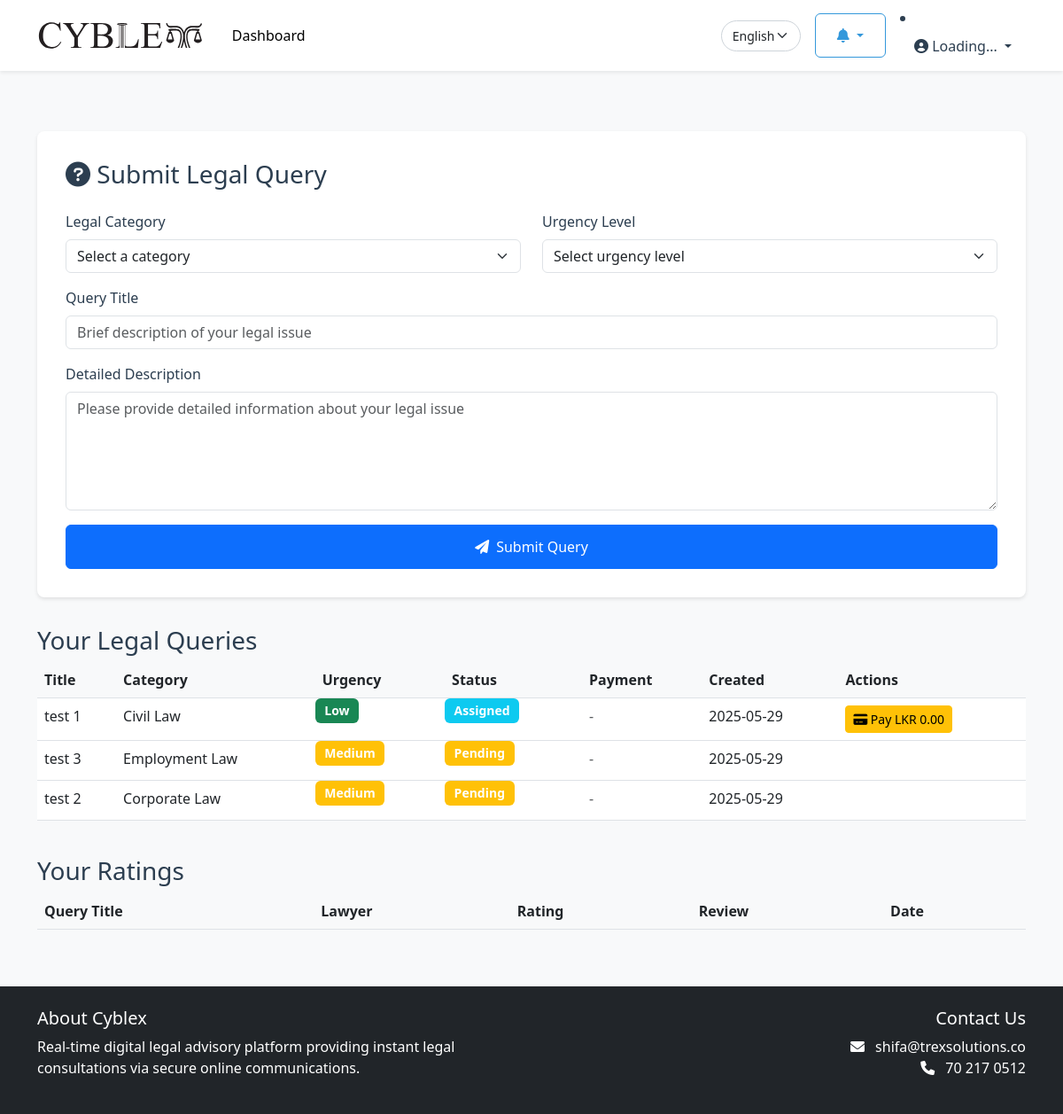
The app's page /client-dashboard.php (signed in) with its own data.
### tables this page shows
CREATE TABLE `legal_queries` (
  `id` int(11) NOT NULL,
  `client_id` int(11) NOT NULL,
  `lawyer_id` int(11) DEFAULT NULL,
  `category` varchar(100) NOT NULL,
  `title` varchar(255) NOT NULL,
  `description` text NOT NULL,
  `urgency_level` enum('low','medium','high') NOT NULL DEFAULT 'medium',
  `status` enum('pending','assigned','in_progress','completed','cancelled') NOT NULL DEFAULT 'pending',
  `payment_amount` decimal(10,2) DEFAULT NULL,
  `payment_status` enum('pending','completed','failed') DEFAULT 'pending',
  `created_at` timestamp NOT NULL DEFAULT current_timestamp(),
  `updated_at` timestamp NOT NULL DEFAULT current_timestamp() ON UPDATE current_timestamp()
);

### client-dashboard.php (the view, shortened to what this page needs)
<?php
$db = Database::getInstance();
$conn = $db->getConnection();
$stmt = $conn->prepare("
    SELECT lq.*
    FROM legal_queries lq
    WHERE lq.client_id = ?
    ORDER BY
        CASE lq.status
            WHEN 'in_progress' THEN 1
            WHEN 'assigned' THEN 2
            WHEN 'completed' THEN 3
            WHEN 'pending' THEN 4
            ELSE 5
        END,
        lq.created_at DESC
");
$stmt->execute([$_SESSION['user_id']]);
$legal_queries = $stmt->fetchAll();
?>
<!DOCTYPE html>
<html lang="en">
<head>
    <link href="https://cdn.jsdelivr.net/npm/bootstrap@5.3.0/dist/css/bootstrap.min.css" rel="stylesheet">
    <link href="css/style.css" rel="stylesheet">
    <link rel="stylesheet" href="https://cdnjs.cloudflare.com/ajax/libs/font-awesome/6.0.0/css/all.min.css">
</head>
<body class="bg-light">
    <nav class="navbar navbar-expand-lg navbar-light bg-white fixed-top shadow-sm">
        <div class="container">
            <a class="navbar-brand" href="index.php">
                <img src="assets/images/logo.svg" alt="Cyblex Logo" height="40">
            </a>
            <div class="collapse navbar-collapse" id="navbarNav">
                                 <ul class="navbar-nav me-auto">
                     <li class="nav-item">
                         <a class="nav-link active" href="#dashboard">Dashboard</a>
                     </li>
                 </ul>
                <div class="d-flex align-items-center">
                    <div class="language-selector me-3">
                        <select class="form-select form-select-sm" id="languagePreference">
                            <option value="en">English</option>
                        </select>
                    </div>
                     <div class="dropdown me-3">
                         <button class="btn btn-outline-primary dropdown-toggle" type="button" id="notificationsDropdown" data-bs-toggle="dropdown">
                             <i class="fas fa-bell"></i>
                         </button>
                     </div>
                    <li class="nav-item dropdown">
                        <a class="nav-link dropdown-toggle" href="#" id="userDropdown" role="button" data-bs-toggle="dropdown">
                            <i class="fas fa-user-circle"></i>
                            <span id="userName">Loading...</span>
                        </a>
                    </li>
                </div>
            </div>
        </div>
    </nav>
    <div class="container mt-5 pt-4">
        <section class="query-form">
            <h3 class="mb-4"><i class="fas fa-question-circle"></i> Submit Legal Query</h3>
            <form id="legalQueryForm" method="POST" action="javascript:void(0);">
                <div class="row">
                    <div class="col-md-6 mb-3">
                        <label for="category" class="form-label">Legal Category</label>
                        <select class="form-select" id="category" name="category" required>
                            <option value="">Select a category</option>
                        </select>
                    </div>
                    <div class="col-md-6 mb-3">
                        <label for="urgency" class="form-label">Urgency Level</label>
                        <select class="form-select" id="urgency" name="urgency_level" required>
                            <option value="">Select urgency level</option>
                        </select>
                    </div>
                </div>
                <div class="mb-3">
                    <label for="title" class="form-label">Query Title</label>
                    <input type="text" class="form-control" id="title" name="title" required
                           placeholder="Brief description of your legal issue" value="<?= isset($_POST['title']) ? htmlspecialchars($_POST['title']) : '' ?>">
                </div>
                <div class="mb-3">
                    <label for="description" class="form-label">Detailed Description</label>
                    <textarea class="form-control" id="description" name="description" rows="5" required
                              placeholder="Please provide detailed information about your legal issue"><?= isset($_POST['description']) ? htmlspecialchars($_POST['description']) : '' ?></textarea>
                </div>
                <div class="d-grid">
                    <button type="submit" class="btn btn-primary">
                        <i class="fas fa-paper-plane me-2"></i>Submit Query
                    </button>
                </div>
            </form>
        </section>
        <section class="query-history mb-4">
            <h3>Your Legal Queries</h3>
            <div class="table-responsive">
                <table class="table">
                    <thead>
                        <tr>
                            <th>Title</th>
                            <th>Category</th>
                            <th>Urgency</th>
                            <th>Status</th>
                            <th>Payment</th>
                            <th>Created</th>
                            <th>Actions</th>
                        </tr>
                    </thead>
                    <tbody>
                                                 <?php foreach ($legal_queries as $query): ?>
                         <tr>
                             <td><?= htmlspecialchars($query['title']) ?></td>
                             <td><?= htmlspecialchars($query['category']) ?></td>
                             <td>
                                 <span class="badge bg-<?php
                                     echo match($query['urgency_level']) {
                                         'low' => 'success',
                                         'medium' => 'warning',
                                         'high' => 'danger',
                                         default => 'secondary'
                                     };
                                 ?>">
                                     <?= ucfirst($query['urgency_level']) ?>
                                 </span>
                             </td>
                             <td>
                                 <span class="badge bg-<?php
                                     echo match($query['status']) {
                                         'pending' => 'warning',
                                         'assigned' => 'info',
                                         'in_progress' => 'primary',
                                         'completed' => 'success',
                                         'cancelled' => 'danger',
                                         default => 'secondary'
                                     };
                                 ?>">
                                     <?= ucfirst(str_replace('_', ' ', $query['status'])) ?>
                                 </span>
                             </td>
                             <td>
                                 <?php if (isset($query['payment_amount']) && $query['payment_amount'] > 0): ?>
                                     <?php if (isset($query['payment_status']) && $query['payment_status'] === 'completed'): ?>
                                         <span class="badge bg-success">
                                             <i class="fas fa-check"></i> Paid LKR <?= number_format($query['payment_amount'], 2) ?>
                                         </span>
                                     <?php elseif (isset($query['payment_status']) && $query['payment_status'] === 'pending'): ?>
                                         <span class="badge bg-warning">
                                             <i class="fas fa-clock"></i> Pending LKR <?= number_format($query['payment_amount'], 2) ?>
                                         </span>
                                     <?php else: ?>
                                         <span class="text-muted">LKR <?= number_format($query['payment_amount'], 2) ?></span>
                                     <?php endif; ?>
                                 <?php else: ?>
                                     <span class="text-muted">-</span>
                                 <?php endif; ?>
                             </td>
                             <td><?= date('Y-m-d', strtotime($query['created_at'])) ?></td>
                             <td>
                                 <?php if (isset($query['payment_status']) && $query['payment_status'] === 'pending' && in_array($query['status'], ['assigned'])): ?>
                                 <button class="btn btn-sm btn-warning pay-query" data-id="<?= $query['id'] ?>" data-amount="<?= $query['payment_amount'] ?>">
                                     <i class="fas fa-credit-card"></i> Pay LKR <?= number_format($query['payment_amount'], 2) ?>
                                 </button>
                                 <?php endif; ?>
                             </td>
                         </tr>
                         <?php endforeach; ?>
                    </tbody>
                </table>
            </div>
        </section>
        <section class="rating-history mb-4">
            <h3>Your Ratings</h3>
            <div class="table-responsive">
                <table class="table">
                    <thead>
                        <tr>
                            <th>Query Title</th>
                            <th>Lawyer</th>
                            <th>Rating</th>
                            <th>Review</th>
                            <th>Date</th>
                        </tr>
                    </thead>
                </table>
            </div>
        </section>
    </div>
    <footer class="footer bg-dark text-white py-4 mt-5">
        <div class="container">
            <div class="row">
                <div class="col-md-6">
                    <h5>About Cyblex</h5>
                    <p>Real-time digital legal advisory platform providing instant legal consultations via secure online communications.</p>
                </div>
                <div class="col-md-6 text-md-end">
                    <h5>Contact Us</h5>
                    <p>
                        <i class="fas fa-envelope me-2"></i> shifa@trexsolutions.co<br>
                        <i class="fas fa-phone me-2"></i> 70 217 0512
                    </p>
                </div>
            </div>
        </div>
    </footer>
</body>
</html>

### css/style.css (style rules this page uses)
:root { --primary-color: #2c3e50; --secondary-color: #3498db; --accent-color: #e74c3c; --text-color: #2c3e50; --light-bg: #f8f9fa; }
body { font-family: 'Segoe UI', Tahoma, Geneva, Verdana, sans-serif; color: var(--text-color); padding-top: 76px; background-color: #f8f9fa; }
.navbar { transition: all 0.3s ease; }
.navbar-brand img { transition: transform 0.3s ease; }
.nav-link { font-weight: 500; padding: 0.5rem 1rem !important; transition: color 0.3s ease; }
.footer { background: var(--primary-color); }
.btn-primary { background-color: var(--secondary-color); border-color: var(--secondary-color); padding: 0.75rem 1.5rem; font-weight: 500; transition: all 0.3s ease; }
.btn-outline-primary { color: var(--secondary-color); border-color: var(--secondary-color); padding: 0.75rem 1.5rem; font-weight: 500; transition: all 0.3s ease; }
.language-selector select { border-radius: 20px; padding: 0.375rem 1.75rem 0.375rem 0.75rem; font-size: 0.875rem; border: 1px solid #ced4da; background-color: white; cursor: pointer; }
.table th { background-color: #f8f9fa; }
.badge { font-size: 0.875rem; padding: 0.5em 0.75em; }
.badge { position: relative; top: -0.5rem; right: 0.5rem; }
.btn-primary { background-color: #0d6efd; border-color: #0d6efd; }

### client-dashboard.php (style rules this page uses)
.query-form { background: white; border-radius: 8px; box-shadow: 0 2px 4px rgba(0,0,0,0.1); padding: 2rem; margin-bottom: 2rem; }
.form-label { font-weight: 500; color: var(--dark-text); }

### records on screen
legal_queries: title "test 1", category "Civil Law", urgency_level "Low", status "Assigned", created_at "2025-05-29", payment_amount "0.00"
legal_queries: title "test 3", category "Employment Law", urgency_level "Medium", status "Pending", created_at "2025-05-29"
legal_queries: title "test 2", category "Corporate Law", urgency_level "Medium", status "Pending", created_at "2025-05-29"
